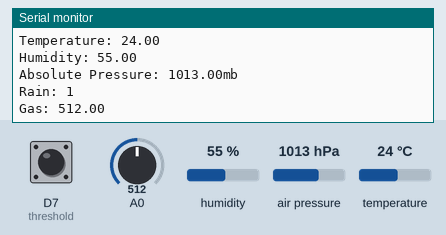
Recording of a sketch running on a simulated ESP8266 (NodeMCU). Parts: the last lines printed to the serial monitor. The test bench sets the inputs (shaded band); at power-on: humidity 55 %, A0 = 512, D7 (threshold) HIGH, air pressure 1013 hPa, temperature 24 °C. WiFi joins after 1.5 s; servers stay silent unless stated.

Above: at 2.7 s.
2.8 s: humidity set to 22 %
4.3 s: A0 set to 716
At 5.7 s:
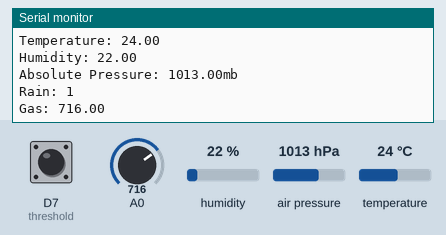
5.8 s: D7 (threshold) pulled LOW for 0.95 s
8.2 s: air pressure set to 952 hPa
At 9.6 s:
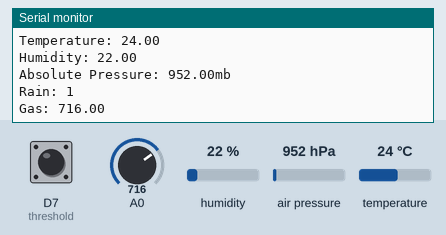
9.7 s: temperature set to 12 °C
11.2 s: A0 set to 992
At 12.7 s:
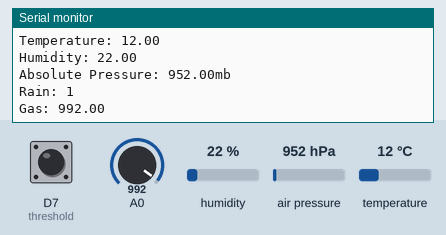
Timing chart, 0 to 13.7 s (numbered marks = the images above; inputs shaded):
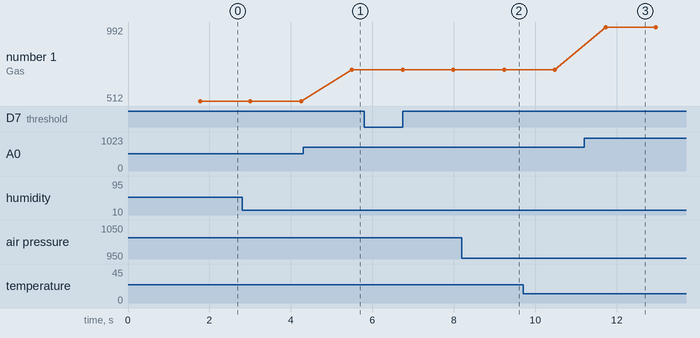

Measured:
- after the input at 4.3 s, the serial monitor: prints a new line after 1.2 s (image 1)
- after the input at 8.2 s, the serial monitor: prints a new line after 1.0 s (image 2)
- after the input at 11.2 s, the serial monitor: prints a new line after 0.53 s (image 3)
- plotted number 1: 512 → 716 after the input at 4.3 s, 716 → 992 after the input at 11.2 s

The sketch:

conntspeak.ino
```cpp
#include <SFE_BMP180.h>
#include <Wire.h>
#include <ESP8266WiFi.h>
#include "DHT.h"

DHT dht(D3, DHT11);
SFE_BMP180 bmp;
int threshold = 13;
double T, P;
char status;
WiFiClient client;

String apiKey = "KLJZDR0JD0DDADAW";
const char *ssid =  "Sai Ram";
const char *pass =  "Kaminari@17";
const char* server = "api.thingspeak.com";


void setup() {
  Serial.begin(115200);
  delay(10);
  bmp.begin();
  Wire.begin();
  dht.begin();
  pinMode(threshold,INPUT_PULLUP);
  WiFi.begin(ssid, pass);


  while (WiFi.status() != WL_CONNECTED) {
    delay(500);
    Serial.print(".");
  }
  Serial.println("");
  Serial.println("WiFi connected");
}

void loop() {
  //BMP180 sensor
  status =  bmp.startTemperature();
  if (status != 0) {
    delay(status);
    status = bmp.getTemperature(T);

    status = bmp.startPressure(3);// 0 to 3
    if (status != 0) {
      delay(status);
      status = bmp.getPressure(P, T);
      if (status != 0) {

      }
    }
  }

  //DHT11 sensor
  float h = dht.readHumidity();
  float t = dht.readTemperature();

  if (isnan(h) || isnan(t)) {
    Serial.println("Failed to read from DHT sensor!");
    return;
  }

  //Gas sensor
  float gas = analogRead(A0);
  if (isnan(gas)){
    Serial.println("Failed to read MQt Sensor!");
    return;
  }

  //Rain sensor
  int r = digitalRead(threshold);
  if (isnan(r)){
    Serial.println("Failed to read Rain Sensor!");
    return;
  }

  if (client.connect(server, 80)) {
    String postStr = apiKey;
    postStr += "&field1=";
    postStr += String(t);
    postStr += "&field2=";
    postStr += String(h);
    postStr += "&field3=";
    postStr += String(P, 2);
    postStr += "&field4=";
    postStr += String(r);
    postStr += "&field5=";
    postStr += String(gas);
    postStr += "\r\n\r\n\r\n\r\n";

    client.print("POST /update HTTP/1.1\n");
    client.print("Host: api.thingspeak.com\n");
    client.print("Connection: close\n");
    client.print("X-THINGSPEAKAPIKEY: " + apiKey + "\n");
    client.print("Content-Type: application/x-www-form-urlencoded\n");
    client.print("Content-Length: ");
    client.print(postStr.length());
    client.print("\n\n\n\n");
    client.print(postStr);

    Serial.print("Temperature: ");
    Serial.println(t);
    Serial.print("Humidity: ");
    Serial.println(h);
    Serial.print("Absolute Pressure: ");
      Serial.print(P, 2);
    Serial.println("mb");
    Serial.print("Rain: ");
    Serial.println(r);
    Serial.print("Gas: ");
    Serial.println(gas);

  }
  client.stop();
  delay(1000);
}
```
